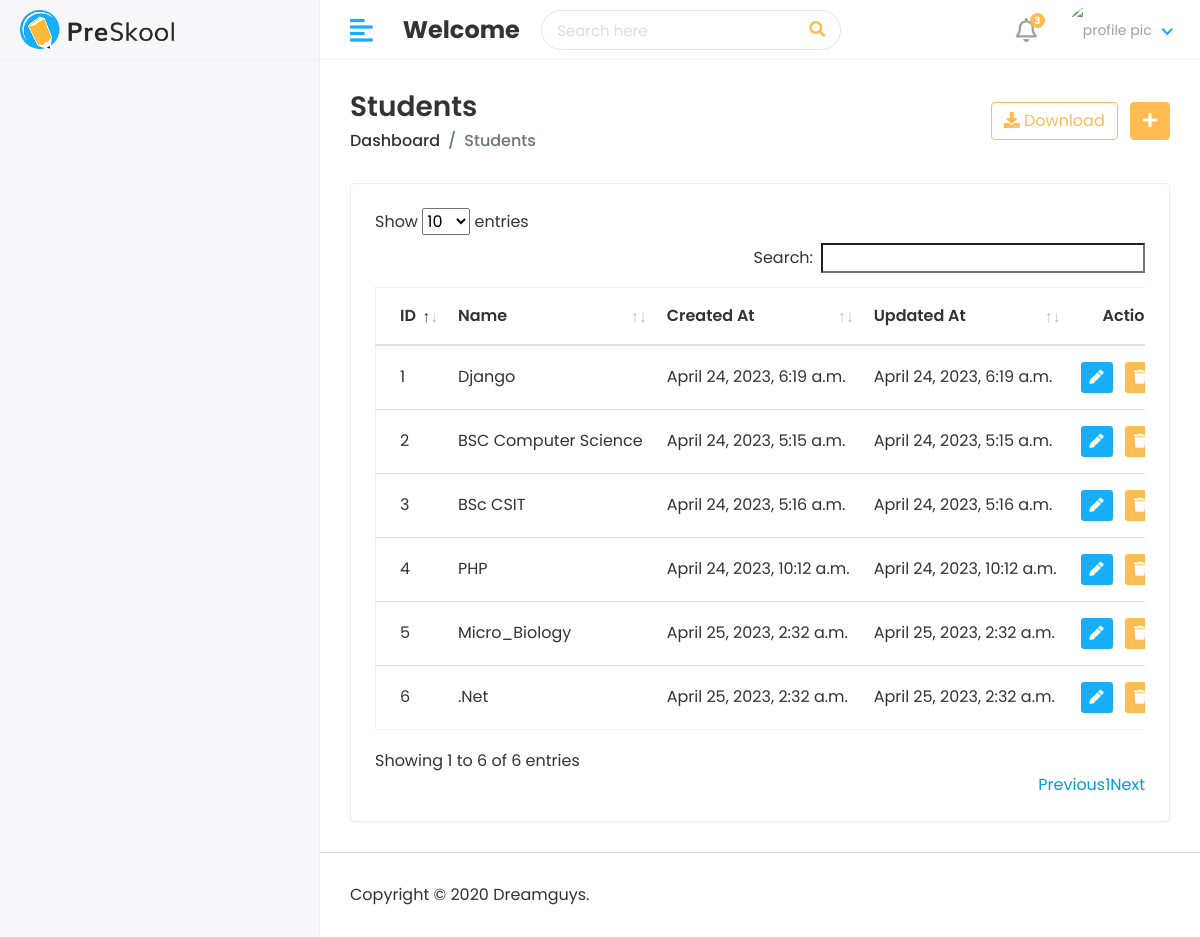
Screenshot of /hod/view-cource/ with the database file from the repository.
### app_attendance_system/models.py (models this page shows)
class Cource(models.Model):
    name= models.CharField(max_length=100)
    created_at= models.DateTimeField(auto_now=True)
    updated_at= models.DateTimeField(auto_now=True)
    def __str__(self):
        return self.name

### app_attendance_system/views.py (the view)
# urls.py: path('hod/view-cource/', views.HodViewCource, name='view-cource'),
def HodViewCource(request):
    cource=Cource.objects.all()
    print(cource)
    context= {
        'cource':cource
    }
    return render(request, 'hod/view_cource.html',context)

### templates/hod/view_cource.html (shortened to what this page needs)
{% extends "layouts/master.html" %}
{% load static %}
{%block content %}
<div class="content container-fluid">
    <div class="page-header">
       <div class="row align-items-center">
          <div class="col">
             <h3 class="page-title">Students</h3>
             <ul class="breadcrumb">
                <li class="breadcrumb-item"><a href="index.html">Dashboard</a></li>
                <li class="breadcrumb-item active">Students</li>
             </ul>
          </div>
          <div class="col-auto text-right float-right ml-auto">
             <a href="#" class="btn btn-outline-primary mr-2"><i class="fas fa-download"></i> Download</a>
             <a href="add-student.html" class="btn btn-primary"><i class="fas fa-plus"></i></a>
          </div>
       </div>
    </div>
    <div class="row">
       <div class="col-sm-12">
          <div class="card card-table">
             <div class="card-body">
                <div class="table-responsive">
                   <table class="table table-hover table-center mb-0 " id="table_id">
                      <thead>
                         <tr>
                            <th>ID</th>
                            <th>Name</th>
                            <th>Created At</th>
                            <th>Updated At</th>
                            <th class="text-right">Action</th>
                         </tr>
                      </thead>
                      <tbody>
                        {% for i in cource %}
                         <tr>
                            <td>{{ forloop.counter }}</td>
                            <td>{{i.name}}</td>
                            <td>{{i.created_at}}</td>
                            <td>{{i.updated_at}}</td>
                            <td class="text-right">
                               <div class="actions">
                                  <a href="{% url 'edit-cource' i.id %}" class="btn btn-sm bg-success-light mr-2">
                                  <i class="fas fa-pen"></i>
                                  </a>
                                  <a href="{% url 'delete-cource' i.id %}" class="btn btn-sm bg-danger-light">
                                  <i class="fas fa-trash"></i>
                                  </a>
                               </div>
                            </td>
                         </tr>
                         {% endfor %}
                      </tbody>
                   </table>
                </div>
             </div>
          </div>
       </div>
    </div>
 </div>
{% endblock %}

### static/assets/css/style.css (style rules this page uses)
html { height: 100%; }
body { background-color: #fff; color: #333; font-family: 'Poppins', sans-serif; font-size: 1rem; height: 100%; line-height: 1.5; overflow-x: hidden; }
h1, h2, h3, h4, h5, h6 { font-family: 'Poppins', sans-serif; margin-top: 0; }
a { color: #009ce7; }
input, button, a { transition: all 0.4s ease; -moz-transition: all 0.4s ease; -o-transition: all 0.4s ease; -ms-transition: all 0.4s ease; -webkit-transition: all 0.4s ease; }
ul, ol { padding: 0px; list-style: none; }
.table { color: #333; max-width: 100%; margin-bottom: 0; width: 100%; }
.table.dataTable { border-collapse: collapse !important; border: 1px solid rgba(0, 0, 0, 0.05); }
.table thead tr th { font-weight: 600; }
.table tbody tr { border-bottom: 1px solid rgba(0, 0, 0, 0.05); }
.table.table-center td, .table.table-center th { vertical-align: middle; }
.card-table .card-body .table > thead > tr > th { border-top: 0; }
.card-table .card-body .table tr td:first-child, .card-table .card-body .table tr th:first-child { padding-left: 1.5rem; }
.card-table .card-body .table tr td:last-child, .card-table .card-body .table tr th:last-child { padding-right: 1.5rem; }
.card-table .table td, .card-table .table th { border-top: 1px solid #e2e5e8; padding: 1rem 0.75rem; white-space: nowrap; }
.btn-primary { background-color: #FFBC53; border: 1px solid #FFBC53; }
.btn-outline-primary { color: #FFBC53; border-color: #FFBC53; }
.card { border: 1px solid #ececf5; box-shadow: 0 1px 3px 0 rgba(0, 0, 0, 0.03); margin-bottom: 1.875rem; }
.card-body { padding: 1.5rem; }
.bg-danger-light { background-color:#FFBC53 !important; color:#fff !important; }
.bg-success-light { background-color: #18aefa; color: #fff; }
.page-wrapper > .content { padding: 1.875rem 1.875rem 0; }
.page-header { margin-bottom: 1.875rem; }
.page-header .breadcrumb { background-color: transparent; color: #6c757d; font-size: 1rem; font-weight: 500; margin-bottom: 0; padding: 0; }
.page-header .breadcrumb a { color: #333; }
.page-title { font-size: 28px; font-weight: 600; color: #333; margin-bottom: 5px; }

### rows the page displays
Cource: name "Django", created_at "April 24, 2023, 6:19 a.m.", updated_at "April 24, 2023, 6:19 a.m."
Cource: name "BSC Computer Science", created_at "April 24, 2023, 5:15 a.m.", updated_at "April 24, 2023, 5:15 a.m."
Cource: name "BSc CSIT", created_at "April 24, 2023, 5:16 a.m.", updated_at "April 24, 2023, 5:16 a.m."
Cource: name "PHP", created_at "April 24, 2023, 10:12 a.m.", updated_at "April 24, 2023, 10:12 a.m."
Cource: name "Micro_Biology", created_at "April 25, 2023, 2:32 a.m.", updated_at "April 25, 2023, 2:32 a.m."
Cource: name ".Net", created_at "April 25, 2023, 2:32 a.m.", updated_at "April 25, 2023, 2:32 a.m."
